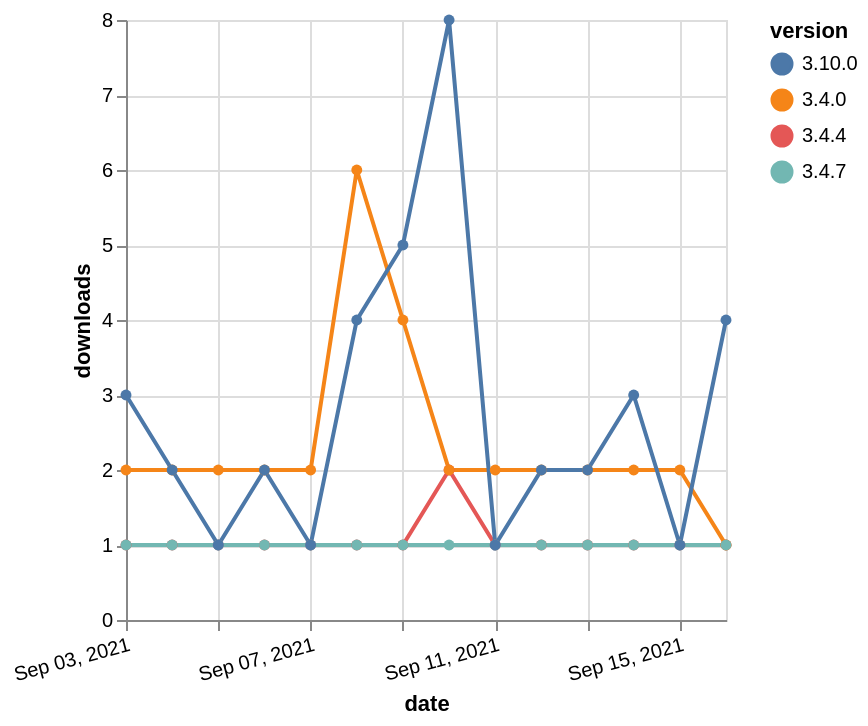

The specification (Vega-Lite) saved for this image:
### Vega-Lite specification from a JSON file in a GitHub repository (floating-point values rounded to 4 significant figures)
{"$schema": "https://vega.github.io/schema/vega-lite/v5.json", "description": "A simple bar chart with embedded data.", "data": {"values": [{"date": "2021-09-03", "total": 372, "delta": 1, "version": "3.4.4"}, {"date": "2021-09-04", "total": 373, "delta": 1, "version": "3.4.4"}, {"date": "2021-09-05", "total": 374, "delta": 1, "version": "3.4.4"}, {"date": "2021-09-06", "total": 375, "delta": 1, "version": "3.4.4"}, {"date": "2021-09-07", "total": 376, "delta": 1, "version": "3.4.4"}, {"date": "2021-09-08", "total": 377, "delta": 1, "version": "3.4.4"}, {"date": "2021-09-09", "total": 378, "delta": 1, "version": "3.4.4"}, {"date": "2021-09-10", "total": 380, "delta": 2, "version": "3.4.4"}, {"date": "2021-09-11", "total": 381, "delta": 1, "version": "3.4.4"}, {"date": "2021-09-12", "total": 382, "delta": 1, "version": "3.4.4"}, {"date": "2021-09-13", "total": 383, "delta": 1, "version": "3.4.4"}, {"date": "2021-09-14", "total": 384, "delta": 1, "version": "3.4.4"}, {"date": "2021-09-15", "total": 385, "delta": 1, "version": "3.4.4"}, {"date": "2021-09-16", "total": 386, "delta": 1, "version": "3.4.4"}, {"date": "2021-09-03", "total": 5121, "delta": 2, "version": "3.4.0"}, {"date": "2021-09-04", "total": 5123, "delta": 2, "version": "3.4.0"}, {"date": "2021-09-05", "total": 5125, "delta": 2, "version": "3.4.0"}, {"date": "2021-09-06", "total": 5127, "delta": 2, "version": "3.4.0"}, {"date": "2021-09-07", "total": 5129, "delta": 2, "version": "3.4.0"}, {"date": "2021-09-08", "total": 5135, "delta": 6, "version": "3.4.0"}, {"date": "2021-09-09", "total": 5139, "delta": 4, "version": "3.4.0"}, {"date": "2021-09-10", "total": 5141, "delta": 2, "version": "3.4.0"}, {"date": "2021-09-11", "total": 5143, "delta": 2, "version": "3.4.0"}, {"date": "2021-09-12", "total": 5145, "delta": 2, "version": "3.4.0"}, {"date": "2021-09-13", "total": 5147, "delta": 2, "version": "3.4.0"}, {"date": "2021-09-14", "total": 5149, "delta": 2, "version": "3.4.0"}, {"date": "2021-09-15", "total": 5151, "delta": 2, "version": "3.4.0"}, {"date": "2021-09-16", "total": 5152, "delta": 1, "version": "3.4.0"}, {"date": "2021-09-03", "total": 244, "delta": 1, "version": "3.4.7"}, {"date": "2021-09-04", "total": 245, "delta": 1, "version": "3.4.7"}, {"date": "2021-09-05", "total": 246, "delta": 1, "version": "3.4.7"}, {"date": "2021-09-06", "total": 247, "delta": 1, "version": "3.4.7"}, {"date": "2021-09-07", "total": 248, "delta": 1, "version": "3.4.7"}, {"date": "2021-09-08", "total": 249, "delta": 1, "version": "3.4.7"}, {"date": "2021-09-09", "total": 250, "delta": 1, "version": "3.4.7"}, {"date": "2021-09-10", "total": 251, "delta": 1, "version": "3.4.7"}, {"date": "2021-09-11", "total": 252, "delta": 1, "version": "3.4.7"}, {"date": "2021-09-12", "total": 253, "delta": 1, "version": "3.4.7"}, {"date": "2021-09-13", "total": 254, "delta": 1, "version": "3.4.7"}, {"date": "2021-09-14", "total": 255, "delta": 1, "version": "3.4.7"}, {"date": "2021-09-15", "total": 256, "delta": 1, "version": "3.4.7"}, {"date": "2021-09-16", "total": 257, "delta": 1, "version": "3.4.7"}, {"date": "2021-09-03", "total": 963, "delta": 3, "version": "3.10.0"}, {"date": "2021-09-04", "total": 965, "delta": 2, "version": "3.10.0"}, {"date": "2021-09-05", "total": 966, "delta": 1, "version": "3.10.0"}, {"date": "2021-09-06", "total": 968, "delta": 2, "version": "3.10.0"}, {"date": "2021-09-07", "total": 969, "delta": 1, "version": "3.10.0"}, {"date": "2021-09-08", "total": 973, "delta": 4, "version": "3.10.0"}, {"date": "2021-09-09", "total": 978, "delta": 5, "version": "3.10.0"}, {"date": "2021-09-10", "total": 986, "delta": 8, "version": "3.10.0"}, {"date": "2021-09-11", "total": 987, "delta": 1, "version": "3.10.0"}, {"date": "2021-09-12", "total": 989, "delta": 2, "version": "3.10.0"}, {"date": "2021-09-13", "total": 991, "delta": 2, "version": "3.10.0"}, {"date": "2021-09-14", "total": 994, "delta": 3, "version": "3.10.0"}, {"date": "2021-09-15", "total": 995, "delta": 1, "version": "3.10.0"}, {"date": "2021-09-16", "total": 999, "delta": 4, "version": "3.10.0"}]}, "width": "container", "mark": {"type": "line", "point": {"filled": true}}, "encoding": {"x": {"field": "date", "type": "temporal", "timeUnit": "yearmonthdate", "title": "date", "axis": {"labelAngle": -15}}, "y": {"field": "delta", "type": "quantitative", "title": "downloads"}, "color": {"field": "version", "type": "nominal"}, "tooltip": {"field": "delta"}}}
